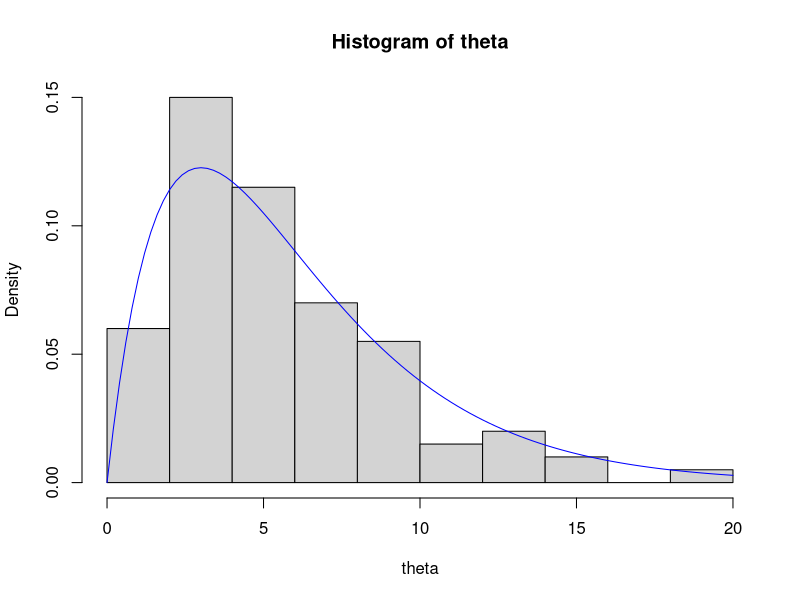
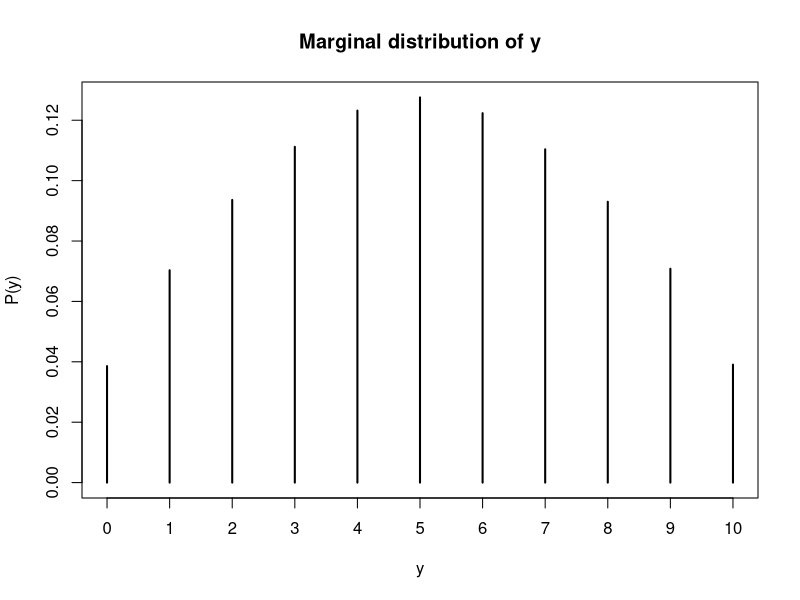

Reproduce these figures in R, in order.
## ---- chunk 1
set.seed(32) # Initializes the random number generator so we can replicate these results. To get different random numbers, change the seed.
m = 100
a = 2.0
b = 1.0 / 3.0
## ---- chunk 2
theta = rgamma(n=m, shape=a, rate=b)
## ---- chunk 3
hist(theta, freq=FALSE)
curve(dgamma(x=x, shape=a, rate=b), col="blue", add=TRUE)
## ---- chunk 4
sum(theta) / m # sample mean
## ---- chunk 5
mean(theta) # sample mean
## ---- chunk 6
a / b # true expected value
## ---- chunk 7
m = 1e4
theta = rgamma(n=m, shape=a, rate=b)
mean(theta)
## ---- chunk 8
var(theta) # sample variance
## ---- chunk 9
a / b^2 # true variance of Gamma(a,b)
## ---- chunk 10
ind = theta < 5.0 # set of indicators, TRUE if theta_i < 5
mean(ind) # automatically converts FALSE/TRUE to 0/1
## ---- chunk 11
pgamma(q=5.0, shape=a, rate=b) # true value of Pr( theta < 5 )
## [1] 0.4963317
## ---- chunk 12
quantile(x=theta, probs=0.9)
## ---- chunk 13
qgamma(p=0.9, shape=a, rate=b) # true value of 0.9 quantile
## ---- chunk 14
se = sd(theta) / sqrt(m)
2.0 * se # we are reasonably confident that the Monte Carlo estimate is no more than this far from the truth
## ---- chunk 15
ind = theta < 5.0
se = sd(ind) / sqrt(m)
2.0 * se # we are reasonably confident that the Monte Carlo estimate is no more than this far from the truth
## ---- chunk 16
m = 10e4

y = numeric(m) # create the vectors we will fill in with simulations
phi = numeric(m)

for (i in 1:m) {
  phi[i] = rbeta(n=1, shape1=2.0, shape2=2.0)
  y[i] = rbinom(n=1, size=10, prob=phi[i])
}
# which is equivalent to the following 'vectorized' code
phi = rbeta(n=m, shape1=2.0, shape2=2.0)
y = rbinom(n=m, size=10, prob=phi)
## ---- chunk 17
mean(y)
## ---- chunk 18
plot(prop.table(table(y)), ylab="P(y)", main="Marginal distribution of y")
